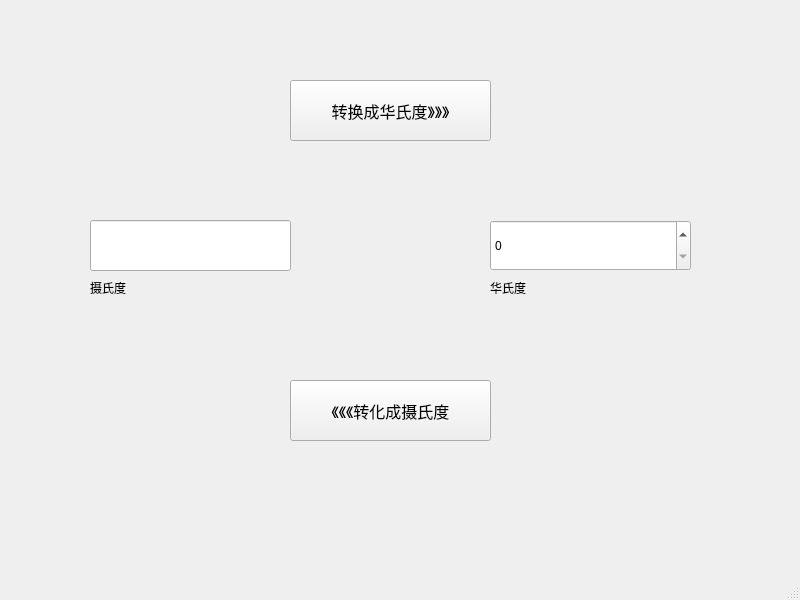
<?xml version="1.0" encoding="UTF-8"?>
<ui version="4.0">
 <class>MainWindow</class>
 <widget class="QMainWindow" name="MainWindow">
  <property name="geometry">
   <rect>
    <x>0</x>
    <y>0</y>
    <width>800</width>
    <height>600</height>
   </rect>
  </property>
  <property name="font">
   <font>
    <pointsize>9</pointsize>
   </font>
  </property>
  <property name="windowTitle">
   <string>MainWindow</string>
  </property>
  <widget class="QWidget" name="centralwidget">
   <widget class="QPushButton" name="btnCtoF">
    <property name="geometry">
     <rect>
      <x>290</x>
      <y>80</y>
      <width>201</width>
      <height>61</height>
     </rect>
    </property>
    <property name="font">
     <font>
      <pointsize>12</pointsize>
     </font>
    </property>
    <property name="text">
     <string>转换成华氏度》》》</string>
    </property>
   </widget>
   <widget class="QPushButton" name="btnFtoC">
    <property name="geometry">
     <rect>
      <x>290</x>
      <y>380</y>
      <width>201</width>
      <height>61</height>
     </rect>
    </property>
    <property name="font">
     <font>
      <pointsize>12</pointsize>
     </font>
    </property>
    <property name="text">
     <string>《《《转化成摄氏度</string>
    </property>
   </widget>
   <widget class="QSpinBox" name="spinFahr">
    <property name="geometry">
     <rect>
      <x>490</x>
      <y>220</y>
      <width>201</width>
      <height>51</height>
     </rect>
    </property>
   </widget>
   <widget class="QLineEdit" name="editCel">
    <property name="geometry">
     <rect>
      <x>90</x>
      <y>220</y>
      <width>201</width>
      <height>51</height>
     </rect>
    </property>
   </widget>
   <widget class="QLabel" name="Celsius">
    <property name="geometry">
     <rect>
      <x>90</x>
      <y>280</y>
      <width>72</width>
      <height>15</height>
     </rect>
    </property>
    <property name="text">
     <string>摄氏度</string>
    </property>
   </widget>
   <widget class="QLabel" name="label_2">
    <property name="geometry">
     <rect>
      <x>490</x>
      <y>280</y>
      <width>71</width>
      <height>16</height>
     </rect>
    </property>
    <property name="text">
     <string>华氏度</string>
    </property>
   </widget>
  </widget>
  <widget class="QMenuBar" name="menubar">
   <property name="geometry">
    <rect>
     <x>0</x>
     <y>0</y>
     <width>800</width>
     <height>26</height>
    </rect>
   </property>
  </widget>
  <widget class="QStatusBar" name="statusbar"/>
 </widget>
 <resources/>
 <connections/>
</ui>
